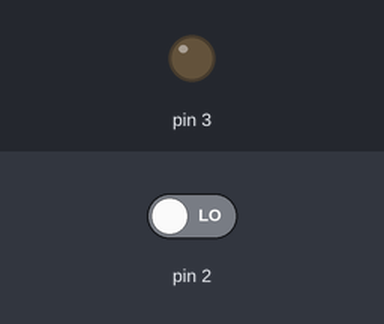
Simulated run of this sketch. Board: Arduino Uno, built with avr-gcc and run on an emulated ATmega328P. Parts: output pins drawn as LEDs (lit = HIGH). Inputs (shaded band) come from the test bench; at power-on: pin 2 LOW. What the sketch prints to the serial monitor is not drawn.

Above: at 1.2 s.
1.3 s: pin 2 driven HIGH
At 1.9 s:
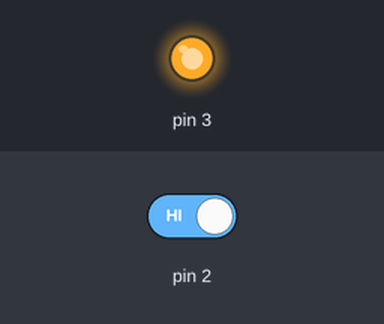
2.8 s: pin 2 driven LOW
At 3.1 s:
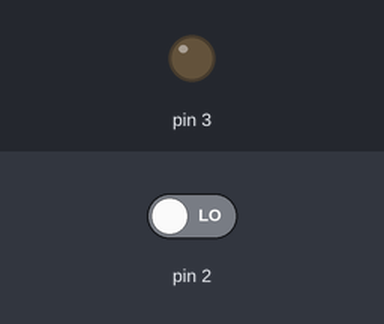
Timing chart, 0 to 5.8 s (numbered marks = the images above; inputs shaded):
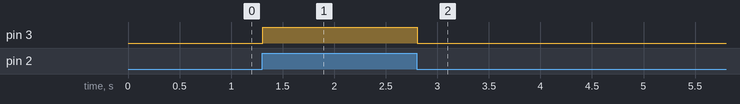

Measured:
- after the input at 1.3 s, pin 3: LOW → HIGH at once
- after the input at 2.8 s, pin 3: HIGH → LOW at once

The sketch:

ch4_1_2_sw_led.ino
```cpp
void setup() {
  Serial.begin(9600);
  pinMode(3, OUTPUT);
  pinMode(2, INPUT);
}

void loop() {
  int sw = digitalRead(2);
  Serial.println(sw);
  if (sw == HIGH) {
    digitalWrite(3, HIGH);
  } else {
    digitalWrite(3, LOW);
  }
}
```
